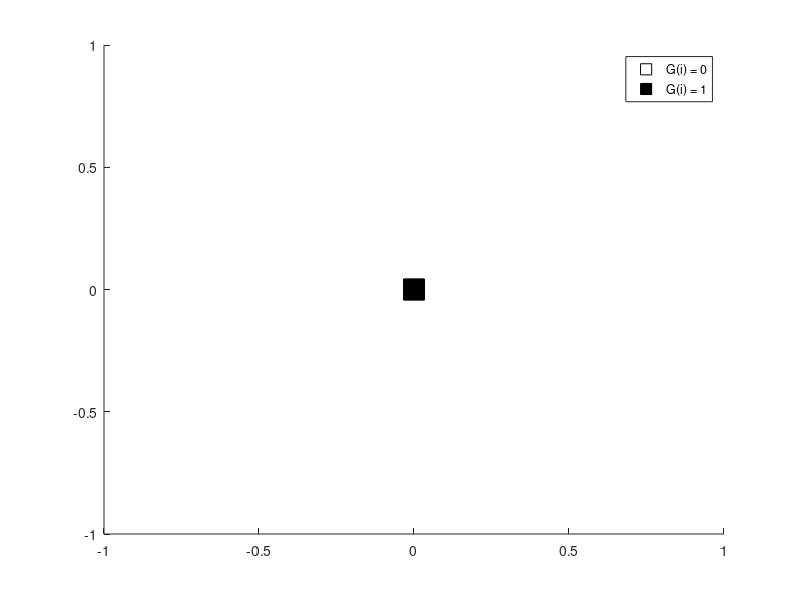

MATLAB code for this plot: (Note: this script raises an error after producing the figure.)
% close all

%%%%Plotting Colours
c1 = [1,1,1];
c2 = [0,0,0];
legColor = [0.8, 0.8,1];
gridColor = [0.3, 0.3, 0.3];


hold on

%For the legend
x=0;y=0; ms=15;
plot(x,y,'marker','square','markersize',ms,...
       'markeredgecolor','k','markerfacecolor',c1,...
       'color','w');
plot(x,y,'marker','square','markersize',ms,...
       'markeredgecolor','k','markerfacecolor',c2,...
       'color','w');
% plot(x,y,'color',c1,'linewidth',lw)
legend('G(i) = 0', 'G(i) = 1');
% set(legHandle,'color',legColor)
% set(legHandle,'FontWeight','bold')

%Dummy image
imagesc(data.t, 0:obj.nElec+1, zeros(length(data.t),2+obj.nElec))

%plot the image
imagesc(data.t(data.t>=0), 1:obj.nElec, transp(data.global(data.t>=0,:)));

%Set the Axis
set(gca, 'YTick', 1:obj.nElec)

%And the gridlines
theList = 0.5:1:obj.nElec+0.5;
for i=1:obj.nElec
    x=[data.t(1), data.t(end)];
    y=[theList(i), theList(i)];
    plot(x,y,'color',gridColor)
end

%The limits
xlim([data.t(1), data.t(end)])
ylim([0.5,obj.nElec+0.5])

%THe labels
xlabel('Time (s)')
ylabel('Cell')
% 
% title('Global Transition')

colormap([c1;c2])
